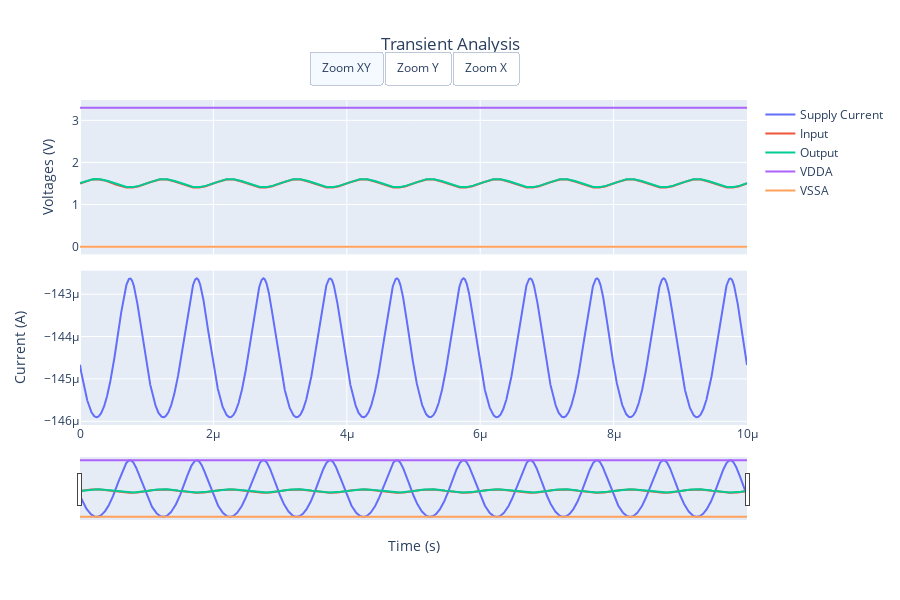

Here is the notebook cell this chart was saved with:
### Code cell
spice_file = "/foss/designs/simulations/tb_ota_5t/test_tran/results.raw"

data = wv.load_spice(spice_file)

# print(f"Total signals: {len(data.signals)}")
# for signal in data.signals:
#     print(f"  - {signal}")


# Now proceed with plotting using YAML configuration
custom_config = wv.config_from_yaml("""
title: "Transient Analysis"

X:
  signal_key: "time"
  label: "Time (s)"

Y:
  - label: "Voltages (V)"
    signals:
      Input: "v(in)"
      Output: "v(out)"
      VDDA: "v(vdda)"
      VSSA: "v(vssa)"
      
  - label: "Current (A)"
    signals:
      Supply Current: "i(v_vdda)"

plot_height: 600
show_zoom_buttons: true
show_rangeslider: true
""")

fig1 = wv.plot(spice_file, custom_config, show=True)

### Figure 1 — Plotly figure (JSON) as saved in the notebook; plotly's stock layout.template omitted (floating-point values rounded to 4 significant figures; data arrays with more than 128 entries replaced by an {"elided": "..."} marker saying what was removed)
{"data": [{"name": "Supply Current", "type": "scatter", "x": {"elided": "10008 float values"}, "y": {"elided": "10008 float values"}, "yaxis": "y"}, {"name": "Input", "type": "scatter", "x": {"elided": "10008 float values"}, "y": {"elided": "10008 float values"}, "yaxis": "y2"}, {"name": "Output", "type": "scatter", "x": {"elided": "10008 float values"}, "y": {"elided": "10008 float values"}, "yaxis": "y2"}, {"name": "VDDA", "type": "scatter", "x": {"elided": "10008 float values"}, "y": {"elided": "10008 float values"}, "yaxis": "y2"}, {"name": "VSSA", "type": "scatter", "x": {"elided": "10008 float values"}, "y": {"elided": "10008 float values"}, "yaxis": "y2"}], "layout": {"dragmode": "zoom", "height": 600, "title": {"text": "Transient Analysis", "x": 0.5, "xanchor": "center"}, "updatemenus": [{"buttons": [{"args": [{"dragmode": "zoom", "xaxis.fixedrange": false, "yaxis.fixedrange": false, "yaxis2.fixedrange": false}], "label": "Zoom XY", "method": "relayout"}, {"args": [{"dragmode": "zoom", "xaxis.fixedrange": true, "yaxis.fixedrange": false, "yaxis2.fixedrange": false}], "label": "Zoom Y", "method": "relayout"}, {"args": [{"dragmode": "zoom", "xaxis.fixedrange": false, "yaxis.fixedrange": true, "yaxis2.fixedrange": true}], "label": "Zoom X", "method": "relayout"}], "direction": "right", "showactive": true, "type": "buttons", "x": 0.5, "xanchor": "center", "y": 1.15, "yanchor": "top"}], "xaxis": {"domain": [0, 1], "rangeslider": {"visible": true}, "title": {"text": "Time (s)"}}, "yaxis": {"anchor": "x", "domain": [0, 0.475], "title": {"text": "Current (A)"}}, "yaxis2": {"anchor": "x", "domain": [0.525, 1], "title": {"text": "Voltages (V)"}}}}
